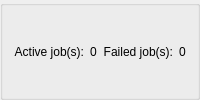
                  <widget class="QGroupBox" name="groupBox_1">
                   <property name="title">
                    <string/>
                   </property>
                   <layout class="QHBoxLayout" name="horizontalLayout_7">
                    <item>
                     <widget class="QLabel" name="label_active_jobs">
                      <property name="text">
                       <string>Active job(s):</string>
                      </property>
                      <property name="alignment">
                       <set>Qt::AlignRight|Qt::AlignTrailing|Qt::AlignVCenter</set>
                      </property>
                     </widget>
                    </item>
                    <item>
                     <widget class="QLabel" name="label_active_jobs_nr">
                      <property name="text">
                       <string>0</string>
                      </property>
                     </widget>
                    </item>
                    <item>
                     <widget class="QLabel" name="label_failed">
                      <property name="text">
                       <string>Failed job(s):</string>
                      </property>
                      <property name="alignment">
                       <set>Qt::AlignRight|Qt::AlignTrailing|Qt::AlignVCenter</set>
                      </property>
                     </widget>
                    </item>
                    <item>
                     <widget class="QLabel" name="label_failed_nr">
                      <property name="text">
                       <string>0</string>
                      </property>
                     </widget>
                    </item>
                   </layout>
                  </widget>
